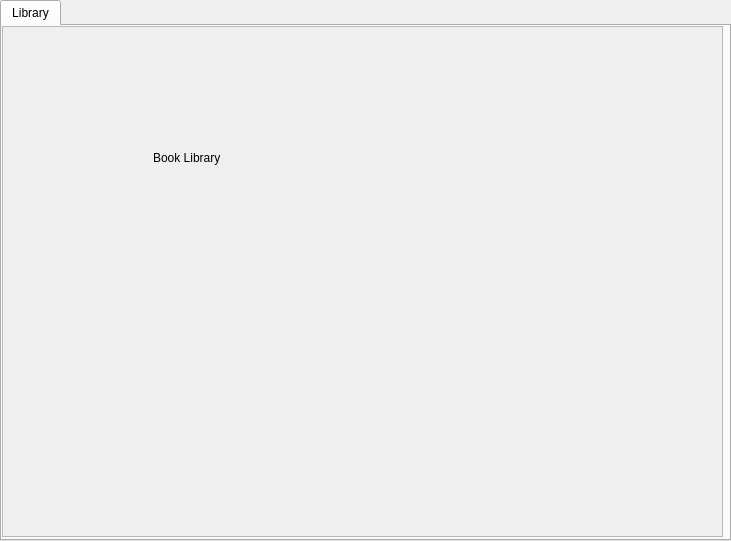
<?xml version="1.0" encoding="UTF-8"?>
<ui version="4.0">
 <class>BookSelection</class>
 <widget class="QWidget" name="BookSelection">
  <property name="geometry">
   <rect>
    <x>0</x>
    <y>0</y>
    <width>731</width>
    <height>541</height>
   </rect>
  </property>
  <property name="minimumSize">
   <size>
    <width>731</width>
    <height>541</height>
   </size>
  </property>
  <property name="maximumSize">
   <size>
    <width>731</width>
    <height>541</height>
   </size>
  </property>
  <property name="windowTitle">
   <string>Form</string>
  </property>
  <widget class="QTabWidget" name="tabWidget">
   <property name="geometry">
    <rect>
     <x>0</x>
     <y>0</y>
     <width>731</width>
     <height>541</height>
    </rect>
   </property>
   <property name="currentIndex">
    <number>1</number>
   </property>
   <widget class="QWidget" name="tab">
    <attribute name="title">
     <string>Library</string>
    </attribute>
    <widget class="QScrollArea" name="scrollArea_2">
     <property name="geometry">
      <rect>
       <x>0</x>
       <y>0</y>
       <width>721</width>
       <height>511</height>
      </rect>
     </property>
     <property name="widgetResizable">
      <bool>true</bool>
     </property>
     <widget class="QWidget" name="scrollAreaWidgetContents_2">
      <property name="geometry">
       <rect>
        <x>0</x>
        <y>0</y>
        <width>719</width>
        <height>509</height>
       </rect>
      </property>
      <widget class="QLabel" name="label">
       <property name="geometry">
        <rect>
         <x>150</x>
         <y>120</y>
         <width>91</width>
         <height>21</height>
        </rect>
       </property>
       <property name="text">
        <string>Book Library</string>
       </property>
      </widget>
     </widget>
    </widget>
   </widget>
  </widget>
 </widget>
 <resources/>
 <connections/>
</ui>
